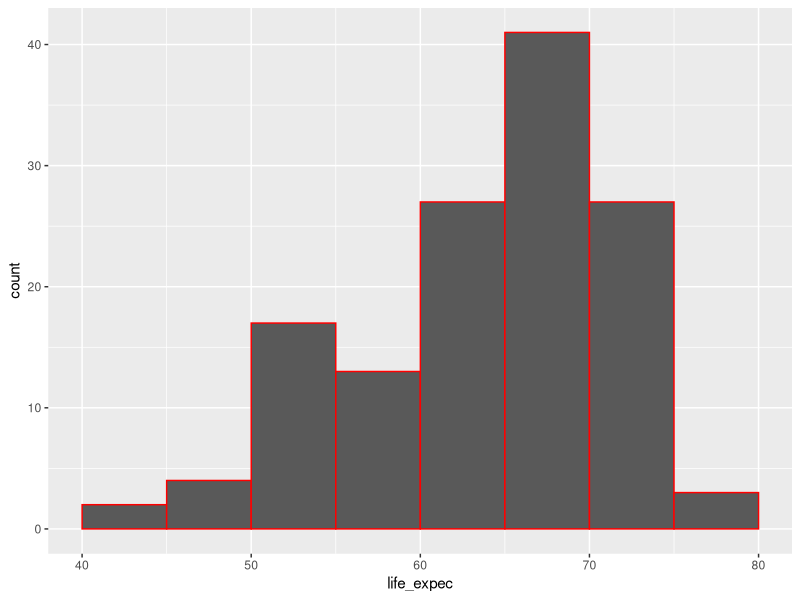

This figure's R source:
library(tidyverse)

df_feliz <- read_csv("df_feliz.csv")
df_2017 <- read_csv("df_2017.csv")


# relembrando histograma
df_2017 %>%
  ggplot(aes(x = life_expec)) +
  geom_histogram(color = "red",
                 binwidth =  5,
                 boundary = 0)
